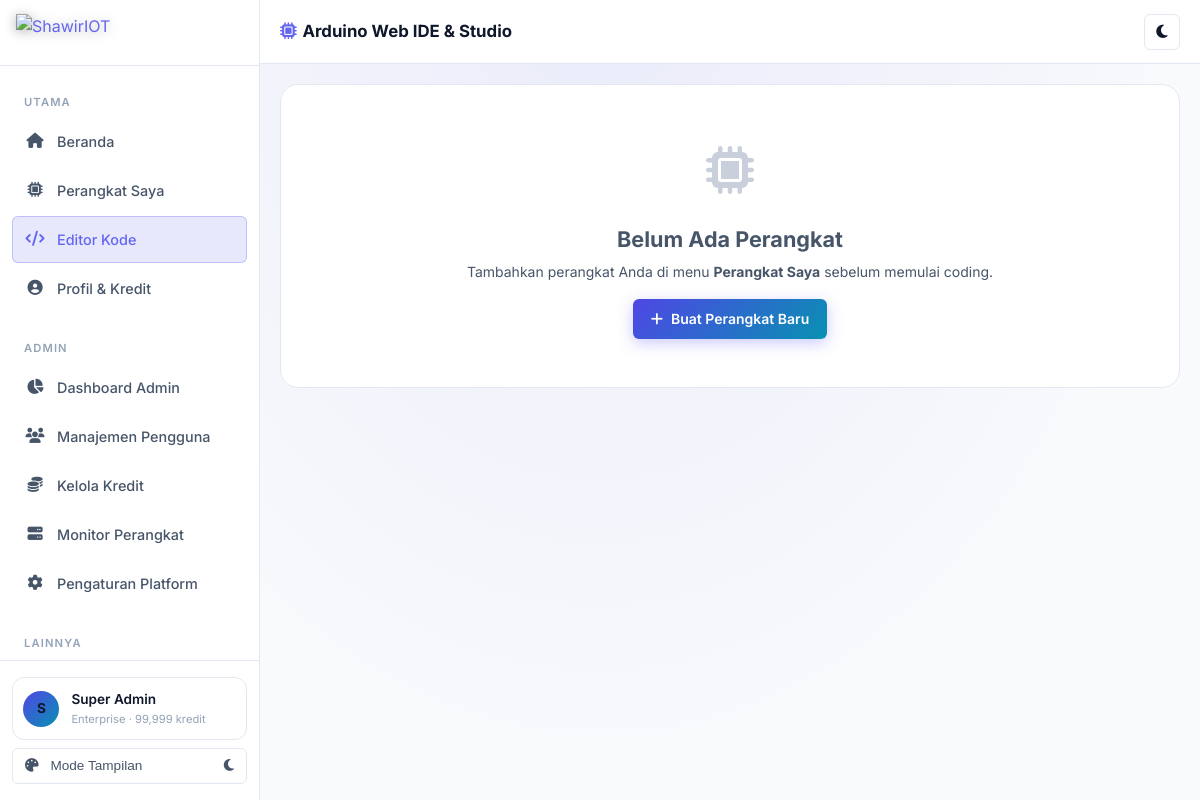
Screenshot of /code_editor.php (signed in) with the database file from the repository.
### tables this page shows
CREATE TABLE IF NOT EXISTS `users` (
  `id` INT UNSIGNED AUTO_INCREMENT PRIMARY KEY,
  `name` VARCHAR(100) NOT NULL,
  `email` VARCHAR(150) NOT NULL UNIQUE,
  `password` VARCHAR(255) NOT NULL,
  `avatar` VARCHAR(255) DEFAULT NULL,
  `role` ENUM('user','admin','superadmin') DEFAULT 'user',
  `plan_id` INT UNSIGNED DEFAULT 1,
  `credits` INT UNSIGNED DEFAULT 0,
  `is_active` TINYINT(1) DEFAULT 1,
  `email_verified_at` TIMESTAMP NULL DEFAULT NULL,
  `remember_token` VARCHAR(100) DEFAULT NULL,
  `last_login_at` TIMESTAMP NULL DEFAULT NULL,
  `last_login_ip` VARCHAR(45) DEFAULT NULL,
  `created_at` TIMESTAMP DEFAULT CURRENT_TIMESTAMP,
  `updated_at` TIMESTAMP DEFAULT CURRENT_TIMESTAMP ON UPDATE CURRENT_TIMESTAMP,
  FOREIGN KEY (`plan_id`) REFERENCES `plans`(`id`) ON UPDATE CASCADE
);

CREATE TABLE IF NOT EXISTS `plans` (
  `id` INT UNSIGNED AUTO_INCREMENT PRIMARY KEY,
  `name` VARCHAR(50) NOT NULL,
  `slug` VARCHAR(50) NOT NULL UNIQUE,
  `credits_required` INT UNSIGNED DEFAULT 0,
  `max_devices` INT UNSIGNED DEFAULT 1,
  `max_widgets_per_device` INT UNSIGNED DEFAULT 5,
  `history_days` INT UNSIGNED DEFAULT 1,
  `description` TEXT,
  `is_active` TINYINT(1) DEFAULT 1,
  `created_at` TIMESTAMP DEFAULT CURRENT_TIMESTAMP
);

### includes/db.php (called while the page is built, shortened)
<?php
class DB {
    private static ?PDO $instance = null;
    public static function getInstance(): PDO {
        if (self::$instance === null) {
            try {
                $dsn = "mysql:host=" . DB_HOST . ";port=" . DB_PORT . ";dbname=" . DB_NAME . ";charset=" . DB_CHARSET;
                self::$instance = new PDO($dsn, DB_USER, DB_PASS, [
                    PDO::ATTR_ERRMODE            => PDO::ERRMODE_EXCEPTION,
                    PDO::ATTR_DEFAULT_FETCH_MODE => PDO::FETCH_ASSOC,
                    PDO::ATTR_EMULATE_PREPARES   => false,
                    PDO::MYSQL_ATTR_INIT_COMMAND => "SET NAMES utf8mb4 COLLATE utf8mb4_unicode_ci"
                ]);
            } catch (PDOException $e) {
                http_response_code(500);
                error_log('Database connection failed: ' . $e->getMessage());
                die(json_encode([
                    'success' => false,
                    'message' => 'Koneksi database gagal. Periksa konfigurasi di includes/config.php.',
                    'error_detail' => $e->getMessage()
                ], JSON_UNESCAPED_UNICODE));
            }
        }
        return self::$instance;
    }
    public static function query(string $sql, array $params = []): PDOStatement {
        $stmt = self::getInstance()->prepare($sql);
        $stmt->execute($params);
        return $stmt;
    }
    public static function row(string $sql, array $params = []): ?array {
        $result = self::query($sql, $params)->fetch();
        return $result ?: null;
    }
    public static function value(string $sql, array $params = []): mixed {
        $result = self::query($sql, $params)->fetchColumn();
        return $result;
    }
}

### includes/functions.php (called while the page is built, shortened)
<?php
require_once __DIR__ . '/db.php';
function sanitize(string $input): string {
    return htmlspecialchars(strip_tags(trim($input)), ENT_QUOTES, 'UTF-8');
}
function getSetting(string $key, string $default = ''): string {
    $val = DB::value("SELECT value FROM platform_settings WHERE `key` = ?", [$key]);
    return $val !== false ? $val : $default;
}

### includes/auth.php (called while the page is built, shortened)
<?php
require_once __DIR__ . '/functions.php';
function isLoggedIn(): bool {
    return !empty($_SESSION['user_id']);
}
function isAdmin(): bool {
    return isLoggedIn() && in_array($_SESSION['user_role'] ?? '', ['admin', 'superadmin']);
}
function currentUser(): ?array {
    static $user = null;
    if ($user === null) {
        $user = DB::row(
            "SELECT u.*, p.name as plan_name, p.max_devices, p.max_widgets_per_device, p.history_days
             FROM users u JOIN plans p ON u.plan_id = p.id WHERE u.id = ? AND u.is_active = 1",
            [$_SESSION['user_id']]
        );
    }
    return $user;
}

### code_editor.php (the view, shortened to what this page needs)
<?php
require_once __DIR__ . '/includes/auth.php';
$user         = currentUser();
$devices = DB::rows(
    "SELECT d.*,
     (SELECT COUNT(*) FROM virtual_pins WHERE device_id = d.id) as pin_count,
     (SELECT COUNT(*) FROM widgets w JOIN dashboards db ON w.dashboard_id = db.id WHERE db.device_id = d.id) as widget_count
     FROM devices d WHERE d.user_id = ? AND d.is_active = 1 ORDER BY d.name ASC",
    [$user['id']]
);
?><!DOCTYPE html>
<html lang="id">
<head>
  <link rel="stylesheet" href="assets/css/style.css">
  <link rel="stylesheet" href="assets/css/dashboard.css">
  <link rel="stylesheet" href="https://cdnjs.cloudflare.com/ajax/libs/font-awesome/6.5.0/css/all.min.css">
</head>
<body>
<div class="app-layout">
  <?php include __DIR__ . '/includes/sidebar.php'; ?>
  <div class="main-content">
    <header class="topbar">
      <div class="topbar-left">
        <h1 class="topbar-title">
          <i class="fas fa-microchip" style="color:var(--primary-light);margin-right:0.35rem"></i>Arduino Web IDE & Studio
        </h1>
      </div>
      <div class="topbar-actions">
        <button type="button" class="theme-toggle-btn" onclick="toggleTheme()" title="Ubah Tema (Terang / Gelap)">
          <i class="fas fa-moon theme-toggle-icon"></i>
        </button>
      </div>
    </header>
    <div class="page-content" style="max-width: 100%;">
      <?php if (empty($devices)): ?>
        <div class="empty-state card">
          <div class="empty-icon"><i class="fas fa-microchip"></i></div>
          <h3>Belum Ada Perangkat</h3>
          <p>Tambahkan perangkat Anda di menu <strong>Perangkat Saya</strong> sebelum memulai coding.</p>
          <a href="device.php" class="btn btn-primary mt-2"><i class="fas fa-plus"></i> Buat Perangkat Baru</a>
        </div>
      <?php endif; ?>
    </div>
  </div>
</div>
</body>
</html>

### includes/sidebar.php (shortened to what this page needs)
<?php
$currentPage = basename($_SERVER['PHP_SELF']);
$user_s = currentUser();
$baseUrl = defined('PLATFORM_URL') ? PLATFORM_URL : '';
function navItem(string $href, string $icon, string $label, string $current, string $page): string {
    $active = ($current === $page) ? ' active' : '';
    return "<a href=\"{$href}\" class=\"nav-item{$active}\">
      <span class=\"nav-icon\"><i class=\"fas fa-{$icon}\"></i></span>
      <span>{$label}</span>
    </a>";
}
?>
<aside class="sidebar" id="sidebar">
  <div class="sidebar-logo">
    <a href="<?= $baseUrl ?>/dashboard.php" class="logo-brand-link">
      <img src="<?= $baseUrl ?>/assets/img/logo.png" alt="<?= getSetting('platform_name', 'ShawirIOT') ?>" class="sidebar-logo-img">
    </a>
  </div>
  <nav class="sidebar-nav">
    <div class="nav-section-label">Utama</div>
    <?= navItem($baseUrl . '/dashboard.php', 'home', 'Beranda', $currentPage, 'dashboard.php') ?>
    <?= navItem($baseUrl . '/device.php', 'microchip', 'Perangkat Saya', $currentPage, 'device.php') ?>
    <?= navItem($baseUrl . '/code_editor.php', 'code', 'Editor Kode', $currentPage, 'code_editor.php') ?>
    <?= navItem($baseUrl . '/profile.php', 'user-circle', 'Profil & Kredit', $currentPage, 'profile.php') ?>
    <?php if (isAdmin()): ?>
    <div class="nav-section-label" style="margin-top:1rem">Admin</div>
    <?= navItem($baseUrl . '/admin/index.php', 'chart-pie', 'Dashboard Admin', $currentPage, 'index.php') ?>
    <?= navItem($baseUrl . '/admin/users.php', 'users', 'Manajemen Pengguna', $currentPage, 'users.php') ?>
    <?= navItem($baseUrl . '/admin/credits.php', 'coins', 'Kelola Kredit', $currentPage, 'credits.php') ?>
    <?= navItem($baseUrl . '/admin/devices.php', 'server', 'Monitor Perangkat', $currentPage, 'devices.php') ?>
    <?= navItem($baseUrl . '/admin/settings.php', 'cog', 'Pengaturan Platform', $currentPage, 'settings.php') ?>
    <?php endif; ?>
    <div class="nav-section-label" style="margin-top:1rem">Lainnya</div>
    <a href="#" class="nav-item" onclick="event.preventDefault();window.open('https://github.com/Shawir1312/IOT-SHAWIR','_blank')">
    </a>
  </nav>
  <div class="sidebar-footer">
    <div class="user-card">
      <div class="user-avatar">
        <?php if (!empty($user_s['avatar'])): ?>
          <img src="<?= sanitize($user_s['avatar']) ?>" alt="">
        <?php else: ?>
          <?= strtoupper(substr($user_s['name'] ?? 'U', 0, 1)) ?>
        <?php endif; ?>
      </div>
      <div class="user-info">
        <div class="name"><?= sanitize($user_s['name'] ?? 'User') ?></div>
        <div class="role"><?= $user_s['plan_name'] ?? 'Free' ?> · <?= number_format($user_s['credits'] ?? 0) ?> kredit</div>
      </div>
    </div>
    <button type="button" class="sidebar-theme-item w-100" onclick="toggleTheme()" title="Ubah Tema">
      <span><i class="fas fa-palette" style="margin-right:0.5rem"></i> Mode Tampilan</span>
      <i class="fas fa-moon theme-toggle-icon"></i>
    </button>
  </div>
</aside>

### rows the page displays
users: name "S", name "Super Admin", plan.name "Enterprise", credits "99,999"

### other values shown
$label "Beranda Perangkat Saya Editor Kode Profil & Kredit Dashboard Admin Manajemen Pengguna Kelola Kredit Monitor Perangkat Pengaturan Platform"
